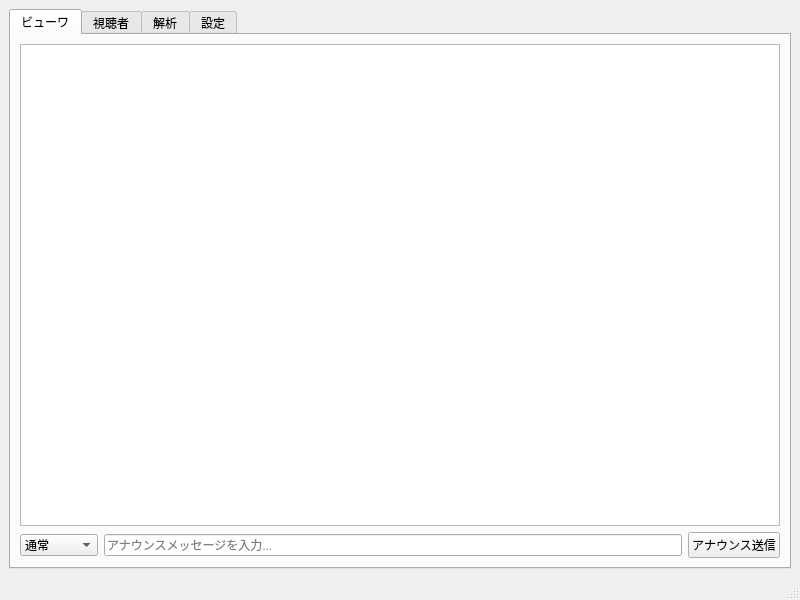
<?xml version='1.0' encoding='utf-8'?>
<ui version="4.0">
 <class>MainWindow</class>
 <widget class="QMainWindow" name="MainWindow">
  <property name="geometry">
   <rect>
    <x>0</x>
    <y>0</y>
    <width>800</width>
    <height>600</height>
   </rect>
  </property>
  <property name="windowTitle">
   <string>TwitchCommentManager</string>
  </property>
  <widget class="QWidget" name="centralwidget">
   <layout class="QVBoxLayout" name="verticalLayout">
    <item>
     <widget class="QTabWidget" name="tabWidget">
      <property name="currentIndex">
       <number>0</number>
      </property>
      <widget class="QWidget" name="tabViewer">
       <attribute name="title">
        <string>ビューワ</string>
       </attribute>
       <layout class="QVBoxLayout" name="verticalLayout_2">
        <item>
         <widget class="QTableView" name="tableViewComments" />
        </item>
        <item>
         <layout class="QHBoxLayout" name="horizontalLayoutAnnouncement">
          <item>
           <widget class="QComboBox" name="comboAnnouncementColor">
            <item>
             <property name="text">
              <string>通常</string>
             </property>
            </item>
            <item>
             <property name="text">
              <string>青</string>
             </property>
            </item>
            <item>
             <property name="text">
              <string>緑</string>
             </property>
            </item>
            <item>
             <property name="text">
              <string>オレンジ</string>
             </property>
            </item>
            <item>
             <property name="text">
              <string>紫</string>
             </property>
            </item>
           </widget>
          </item>
          <item>
           <widget class="QLineEdit" name="lineAnnouncementText">
            <property name="placeholderText">
             <string>アナウンスメッセージを入力...</string>
            </property>
            <property name="maxLength">
             <number>500</number>
            </property>
           </widget>
          </item>
          <item>
           <widget class="QPushButton" name="btnSendAnnouncement">
            <property name="text">
             <string>アナウンス送信</string>
            </property>
           </widget>
          </item>
         </layout>
        </item>
       </layout>
      </widget>
      <widget class="QWidget" name="tabChatters">
       <attribute name="title">
        <string>視聴者</string>
       </attribute>
      </widget>
      <widget class="QWidget" name="tabAnalysis">
       <attribute name="title">
        <string>解析</string>
       </attribute>
       <layout class="QVBoxLayout" name="verticalLayout_3">
        <item><widget class="QTabWidget" name="tabWidgetAnalysis"><property name="tabPosition"><enum>QTabWidget::West</enum></property><widget class="QWidget" name="tabLog"><attribute name="title"><string>解析ログ</string></attribute><layout class="QVBoxLayout" name="verticalLayout_log"><item><widget class="QTextBrowser" name="textBrowserAnalysis" /></item></layout></widget><widget class="QWidget" name="tabStats"><attribute name="title"><string>コメント集計</string></attribute><layout class="QVBoxLayout" name="verticalLayout_stats"><item><layout class="QHBoxLayout" name="horizontalLayout_stats_ctrl"><item><widget class="QComboBox" name="comboGraphType"><item><property name="text"><string>総コメント数推移</string></property></item><item><property name="text"><string>ユーザーごとの推移</string></property></item></widget></item><item><widget class="QComboBox" name="comboGranularity"><item><property name="text"><string>自動</string></property></item><item><property name="text"><string>5秒</string></property></item><item><property name="text"><string>10秒</string></property></item><item><property name="text"><string>30秒</string></property></item><item><property name="text"><string>1分</string></property></item><item><property name="text"><string>5分</string></property></item></widget></item><item><widget class="QComboBox" name="comboTopN"><item><property name="text"><string>TOP 3</string></property></item><item><property name="text"><string>TOP 5</string></property></item><item><property name="text"><string>TOP 10</string></property></item><item><property name="text"><string>全員表示 (100人以下)</string></property></item><property name="currentIndex"><number>2</number></property></widget></item><item><spacer name="horizontalSpacer_stats"><property name="orientation"><enum>Qt::Horizontal</enum></property></spacer></item></layout></item><item><widget class="QChartView" name="chartView"><property name="minimumSize"><size><width>0</width><height>200</height></size></property><property name="maximumSize"><size><width>16777215</width><height>300</height></size></property></widget></item><item><widget class="QLabel" name="labelTotalComments"><property name="text"><string>総コメント数: 0</string></property><property name="font"><font><pointsize>14</pointsize><bold>true</bold></font></property><property name="maximumSize"><size><width>16777215</width><height>30</height></size></property></widget></item><item><widget class="QTableWidget" name="tableUserStats"><property name="maximumSize"><size><width>16777215</width><height>200</height></size></property></widget></item></layout></widget></widget></item></layout>
      </widget>
      <widget class="QWidget" name="tabSettings">
       <attribute name="title">
        <string>設定</string>
       </attribute>
       <layout class="QVBoxLayout" name="verticalLayout_4">
        <item>
         <widget class="QScrollArea" name="scrollAreaSettings">
          <property name="widgetResizable"><bool>true</bool></property>
          <property name="frameShape"><enum>QFrame::NoFrame</enum></property>
          <widget class="QWidget" name="scrollAreaWidgetContents">
           <property name="geometry"><rect><x>0</x><y>0</y><width>780</width><height>600</height></rect></property>
           <layout class="QVBoxLayout" name="verticalLayoutSettingsInner">
            <item>
             <widget class="QPushButton" name="btnStartAuth">
              <property name="text">
               <string>Twitch 連携を開始 (OAuth認証)</string>
              </property>
             </widget>
            </item>
        <item><widget class="QPushButton" name="btnToggleTts"><property name="text"><string>▼ 読み上げ設定</string></property><property name="checkable"><bool>true</bool></property><property name="checked"><bool>true</bool></property><property name="styleSheet"><string>text-align: left; font-weight: bold; padding: 5px;</string></property></widget></item><item><widget class="QGroupBox" name="groupBoxTts">
          <layout class="QVBoxLayout" name="verticalLayoutTts">
           <item>
            <layout class="QHBoxLayout" name="horizontalLayoutEngineSelect">
             <item>
              <widget class="QRadioButton" name="radUseBouyomi">
               <property name="text"><string>棒読みちゃんを使用する</string></property>
               <property name="checked"><bool>true</bool></property>
              </widget>
             </item>
             <item>
              <widget class="QRadioButton" name="radUseVoicevox">
               <property name="text"><string>VOICEVOXを使用する</string></property>
              </widget>
             </item>
            </layout>
           </item>
           <item>
            <widget class="QStackedWidget" name="stackedTtsEngines">
             <widget class="QWidget" name="pageBouyomi">
              <layout class="QFormLayout" name="formLayoutBouyomi">
               <item row="0" column="0">
                <widget class="QLabel" name="labelBouyomiHost">
                 <property name="text"><string>ホスト名:</string></property>
                </widget>
               </item>
               <item row="0" column="1">
                <widget class="QLineEdit" name="editBouyomiHost">
                 <property name="text"><string>127.0.0.1</string></property>
                </widget>
               </item>
               <item row="1" column="0">
                <widget class="QLabel" name="labelBouyomiPort">
                 <property name="text"><string>ポート:</string></property>
                </widget>
               </item>
               <item row="1" column="1">
                <widget class="QSpinBox" name="spinBouyomiPort">
                 <property name="maximum"><number>65535</number></property>
                 <property name="value"><number>50001</number></property>
                </widget>
               </item>
               <item row="2" column="0">
                <widget class="QLabel" name="labelBouyomiExe">
                 <property name="text"><string>実行ファイルパス:</string></property>
                </widget>
               </item>
               <item row="2" column="1">
                <layout class="QHBoxLayout" name="horizontalLayoutBouyomiExe">
                 <item>
                  <widget class="QLineEdit" name="editBouyomiExe"/>
                 </item>
                 <item>
                  <widget class="QPushButton" name="btnBrowseBouyomi">
                   <property name="text"><string>参照...</string></property>
                  </widget>
                 </item>
                </layout>
               </item>
               <item row="3" column="0">
                <widget class="QLabel" name="labelBouyomiVoice">
                 <property name="text"><string>ボイス設定:</string></property>
                </widget>
               </item>
               <item row="3" column="1">
                <widget class="QComboBox" name="comboBouyomiVoice">
                 <item><property name="text"><string>デフォルト (0)</string></property></item>
                 <item><property name="text"><string>女性1 (1)</string></property></item>
                 <item><property name="text"><string>女性2 (2)</string></property></item>
                 <item><property name="text"><string>男性1 (3)</string></property></item>
                 <item><property name="text"><string>男性2 (4)</string></property></item>
                 <item><property name="text"><string>中性 (5)</string></property></item>
                 <item><property name="text"><string>ロボット (6)</string></property></item>
                 <item><property name="text"><string>機械1 (7)</string></property></item>
                 <item><property name="text"><string>機械2 (8)</string></property></item>
                </widget>
               </item>
              </layout>
             </widget>
             <widget class="QWidget" name="pageVoicevox">
              <layout class="QFormLayout" name="formLayoutVoicevox">
               <item row="0" column="0">
                <widget class="QLabel" name="labelVoicevoxHost">
                 <property name="text"><string>ホスト名:</string></property>
                </widget>
               </item>
               <item row="0" column="1">
                <widget class="QLineEdit" name="editVoicevoxHost">
                 <property name="text"><string>127.0.0.1</string></property>
                </widget>
               </item>
               <item row="1" column="0">
                <widget class="QLabel" name="labelVoicevoxPort">
                 <property name="text"><string>ポート:</string></property>
                </widget>
               </item>
               <item row="1" column="1">
                <widget class="QSpinBox" name="spinVoicevoxPort">
                 <property name="maximum"><number>65535</number></property>
                 <property name="value"><number>50021</number></property>
                </widget>
               </item>
               <item row="2" column="0">
                <widget class="QLabel" name="labelVoicevoxExe">
                 <property name="text"><string>実行ファイルパス:</string></property>
                </widget>
               </item>
               <item row="2" column="1">
                <layout class="QHBoxLayout" name="horizontalLayoutVoicevoxExe">
                 <item>
                  <widget class="QLineEdit" name="editVoicevoxExe"/>
                 </item>
                 <item>
                  <widget class="QPushButton" name="btnBrowseVoicevox">
                   <property name="text"><string>参照...</string></property>
                  </widget>
                 </item>
                </layout>
               </item>
               <item row="3" column="0">
                <widget class="QLabel" name="labelVoicevoxSpeaker">
                 <property name="text"><string>話者ID:</string></property>
                </widget>
               </item>
               <item row="3" column="1">
                <widget class="QSpinBox" name="spinVoicevoxSpeaker">
                 <property name="minimum"><number>0</number></property>
                 <property name="maximum"><number>1000</number></property>
                 <property name="value"><number>3</number></property>
                </widget>
               </item>
              </layout>
             </widget>
            </widget>
           </item>
           <item>
            <widget class="Line" name="lineSeparator">
             <property name="orientation">
              <enum>Qt::Horizontal</enum>
             </property>
            </widget>
           </item>
           <item>
            <layout class="QFormLayout" name="formLayoutTtsCommon">
             <item row="0" column="0">
              <widget class="QLabel" name="labelTtsVolume">
               <property name="text"><string>ボリューム:</string></property>
              </widget>
             </item>
             <item row="0" column="1">
              <widget class="QSpinBox" name="spinTtsVolume">
               <property name="minimum"><number>-1</number></property>
               <property name="maximum"><number>100</number></property>
               <property name="value"><number>100</number></property>
              </widget>
             </item>
             <item row="1" column="0">
              <widget class="QLabel" name="labelTtsSpeed">
               <property name="text"><string>速度（スピード）:</string></property>
              </widget>
             </item>
             <item row="1" column="1">
              <layout class="QHBoxLayout" name="horizontalLayoutTtsSpeed">
               <item>
                <widget class="QDoubleSpinBox" name="doubleSpinTtsSpeed">
                 <property name="minimum"><number>50</number></property>
                 <property name="maximum"><number>300</number></property>
                 <property name="value"><number>100</number></property>
                </widget>
               </item>
               <item>
                <widget class="QLabel" name="labelTtsSpeedUnit">
                 <property name="text"><string>%</string></property>
                </widget>
               </item>
              </layout>
             </item>
             <item row="2" column="0">
              <widget class="QLabel" name="labelTtsPitch">
               <property name="text"><string>音程（ピッチ）:</string></property>
              </widget>
             </item>
             <item row="2" column="1">
              <layout class="QHBoxLayout" name="horizontalLayoutTtsPitch">
               <item>
                <widget class="QDoubleSpinBox" name="doubleSpinTtsPitch">
                 <property name="minimum"><number>50</number></property>
                 <property name="maximum"><number>200</number></property>
                 <property name="value"><number>100</number></property>
                </widget>
               </item>
               <item>
                <widget class="QLabel" name="labelTtsPitchUnit">
                 <property name="text"><string>%</string></property>
                </widget>
               </item>
              </layout>
             </item>
             <item row="3" column="0">
              <widget class="QLabel" name="labelTtsAutoStart">
               <property name="text"><string>連動起動:</string></property>
              </widget>
             </item>
             <item row="3" column="1">
              <widget class="QCheckBox" name="chkTtsAutoStart">
               <property name="text"><string>起動時に読み上げツールを自動起動する</string></property>
              </widget>
             </item>
             <item row="4" column="1">
              <widget class="QCheckBox" name="chkTtsAutoStop">
               <property name="text"><string>終了時に読み上げツールを自動終了する</string></property>
              </widget>
             </item>
             <item row="5" column="0">
              <widget class="QLabel" name="labelTtsIgnore">
               <property name="text"><string>除外ユーザー (カンマ区切り):</string></property>
              </widget>
             </item>
             <item row="5" column="1">
              <widget class="QLineEdit" name="editTtsIgnoreUsers">
               <property name="placeholderText"><string>Nightbot, Moobot, StreamElements</string></property>
              </widget>
             </item>
             <item row="6" column="0">
              <widget class="QLabel" name="labelTtsTest">
               <property name="text"><string>テスト送信:</string></property>
              </widget>
             </item>
             <item row="6" column="1">
              <layout class="QHBoxLayout" name="horizontalLayoutTtsTest">
               <item>
                <widget class="QLineEdit" name="editTtsTestText">
                 <property name="placeholderText"><string>テスト用メッセージ</string></property>
                </widget>
               </item>
               <item>
                <widget class="QPushButton" name="btnTestTts">
                 <property name="text"><string>テスト送信</string></property>
                </widget>
               </item>
              </layout>
             </item>
             <item row="7" column="1">
              <widget class="QPushButton" name="btnSaveTts">
               <property name="text"><string>設定を保存</string></property>
              </widget>
             </item>
            </layout>
           </item>
          </layout>
         </widget>
        </item><item><widget class="QPushButton" name="btnToggleObs"><property name="text"><string>▼ OBS連携設定</string></property><property name="checkable"><bool>true</bool></property><property name="checked"><bool>true</bool></property><property name="styleSheet"><string>text-align: left; font-weight: bold; padding: 5px;</string></property></widget></item><item><widget class="QGroupBox" name="groupBoxObs">
          <layout class="QVBoxLayout" name="verticalLayoutObs">
           <item>
            <widget class="QCheckBox" name="chkObsFileOutput">
             <property name="text"><string>コメントをテキストファイルに出力する</string></property>
            </widget>
           </item>
           <item><widget class="QLabel" name="labelObsPort"><property name="text"><string>HTTPサーバーポート:</string></property></widget></item><item><widget class="QSpinBox" name="spinObsPort"><property name="minimum"><number>1</number></property><property name="maximum"><number>65535</number></property><property name="value"><number>8081</number></property></widget></item><item><widget class="QLabel" name="labelObsOverlay"><property name="text"><string>オーバーレイファイル:</string></property></widget></item><item><layout class="QHBoxLayout" name="hlayoutObsOverlay"><item><widget class="QComboBox" name="comboObsOverlay" /></item><item><widget class="QPushButton" name="btnOpenOverlayFolder"><property name="text"><string>フォルダを開く</string></property></widget></item></layout></item><item>
             <widget class="QGroupBox" name="groupBoxObsPhysics">
              <property name="title">
               <string>物理アバターオーバーレイ設定</string>
              </property>
              <layout class="QFormLayout" name="formLayoutObsPhysics">
               <item row="0" column="0">
                <widget class="QLabel" name="lblAvatarMinSize">
                 <property name="text">
                  <string>最小サイズ (px):</string>
                 </property>
                </widget>
               </item>
               <item row="0" column="1">
                <widget class="QSpinBox" name="spinObsAvatarMinSize">
                 <property name="minimum"><number>10</number></property>
                 <property name="maximum"><number>500</number></property>
                 <property name="value"><number>50</number></property>
                </widget>
               </item>
               <item row="1" column="0">
                <widget class="QLabel" name="lblAvatarMaxSize">
                 <property name="text">
                  <string>最大サイズ (px):</string>
                 </property>
                </widget>
               </item>
               <item row="1" column="1">
                <widget class="QSpinBox" name="spinObsAvatarMaxSize">
                 <property name="minimum"><number>10</number></property>
                 <property name="maximum"><number>500</number></property>
                 <property name="value"><number>150</number></property>
                </widget>
               </item>
               <item row="2" column="0">
                <widget class="QLabel" name="lblBounceFactor">
                 <property name="text">
                  <string>バウンド反発力 (%):</string>
                 </property>
                </widget>
               </item>
               <item row="2" column="1">
                <widget class="QSpinBox" name="spinObsBounceFactor">
                 <property name="minimum"><number>0</number></property>
                 <property name="maximum"><number>100</number></property>
                 <property name="value"><number>30</number></property>
                </widget>
               </item>
                <item row="3" column="0">
                 <widget class="QLabel" name="lblBrowserWidth">
                  <property name="text">
                   <string>OBS解像度 幅 (px):</string>
                  </property>
                 </widget>
                </item>
                <item row="3" column="1">
                 <widget class="QSpinBox" name="spinObsBrowserWidth">
                  <property name="minimum"><number>100</number></property>
                  <property name="maximum"><number>7680</number></property>
                  <property name="value"><number>800</number></property>
                 </widget>
                </item>
                <item row="4" column="0">
                 <widget class="QLabel" name="lblBrowserHeight">
                  <property name="text">
                   <string>OBS解像度 高さ (px):</string>
                  </property>
                 </widget>
                </item>
                <item row="4" column="1">
                 <widget class="QSpinBox" name="spinObsBrowserHeight">
                  <property name="minimum"><number>100</number></property>
                  <property name="maximum"><number>4320</number></property>
                  <property name="value"><number>600</number></property>
                 </widget>
                </item>
                <item row="5" column="0">
                 <widget class="QLabel" name="lblEffectSymbols">
                  <property name="text">
                   <string>エフェクト記号 (カンマ区切り):</string>
                  </property>
                 </widget>
                </item>
                <item row="5" column="1">
                 <widget class="QLineEdit" name="editObsEffectSymbols">
                  <property name="text">
                   <string>♥,♦,♣,♠</string>
                  </property>
                 </widget>
                </item>
                <item row="6" column="0">
                 <widget class="QLabel" name="lblEffectSize">
                  <property name="text">
                   <string>エフェクトサイズ (px):</string>
                  </property>
                 </widget>
                </item>
                <item row="6" column="1">
                 <widget class="QSpinBox" name="spinObsEffectSize">
                  <property name="minimum"><number>5</number></property>
                  <property name="maximum"><number>100</number></property>
                  <property name="value"><number>20</number></property>
                 </widget>
                </item>
                <item row="7" column="0">
                 <widget class="QLabel" name="lblEffectCount">
                  <property name="text">
                   <string>エフェクト放出量 (個):</string>
                  </property>
                 </widget>
                </item>
                <item row="7" column="1">
                 <widget class="QSpinBox" name="spinObsEffectCount">
                  <property name="minimum"><number>1</number></property>
                  <property name="maximum"><number>50</number></property>
                  <property name="value"><number>5</number></property>
                 </widget>
                </item>
                <item row="8" column="0" colspan="2">
                 <widget class="QLabel" name="lblObsPhysicsPreview">
                  <property name="text">
                   <string>サイズプレビュー: [ 50px 〜 150px ]</string>
                  </property>
                  <property name="alignment">
                   <set>Qt::AlignCenter</set>
                  </property>
                  <property name="styleSheet">
                   <string>color: gray; font-style: italic;</string>
                  </property>
                 </widget>
                </item>
               </layout>
             </widget>
            </item><item>
             <widget class="QCheckBox" name="chkObsWebSocket">
              <property name="text"><string>OBSブラウザソース連携（WebSocketサーバー）を有効にする</string></property>
             </widget>
            </item>
            <item><layout class="QHBoxLayout" name="horizontalLayoutObsUrl"><item><widget class="QLabel" name="labelObsUrl"><property name="text"><string>ブラウザソースURL:</string></property></widget></item><item><widget class="QLineEdit" name="editObsUrl"><property name="readOnly"><bool>true</bool></property><property name="text"><string>http://localhost:8080 (あるいは overlay.html を直接読み込み)</string></property></widget></item><item><widget class="QPushButton" name="btnCopyObsUrl"><property name="text"><string>URLコピー</string></property></widget></item></layout></item><item>
            <widget class="QPushButton" name="btnSaveObs">
             <property name="text"><string>OBS設定を保存</string></property>
            </widget>
           </item>
          </layout>
         </widget>
        </item><item><widget class="QPushButton" name="btnToggleBot"><property name="text"><string>▼ 解析・集計設定 (ボット除外)</string></property><property name="checkable"><bool>true</bool></property><property name="checked"><bool>true</bool></property><property name="styleSheet"><string>text-align: left; font-weight: bold; padding: 5px;</string></property></widget></item><item><widget class="QGroupBox" name="groupBoxBot"><layout class="QVBoxLayout" name="verticalLayoutBot"><item><widget class="QLabel" name="labelBot"><property name="text"><string>除外するボットユーザー名 (カンマ区切り):</string></property></widget></item><item><widget class="QLineEdit" name="editBotUsers"><property name="placeholderText"><string>Nightbot, Moobot, StreamElements</string></property></widget></item><item><widget class="QPushButton" name="btnSaveBot"><property name="text"><string>解析設定を保存</string></property></widget></item></layout></widget></item><item><widget class="QPushButton" name="btnToggleDb"><property name="text"><string>▼ データベース管理 (履歴クリア)</string></property><property name="checkable"><bool>true</bool></property><property name="checked"><bool>true</bool></property><property name="styleSheet"><string>text-align: left; font-weight: bold; padding: 5px;</string></property></widget></item><item><widget class="QGroupBox" name="groupBoxDb"><layout class="QHBoxLayout" name="horizontalLayoutDb"><item><widget class="QPushButton" name="btnLaunchDbViewer"><property name="text"><string>データベースビューアを起動</string></property><property name="minimumHeight"><number>30</number></property></widget></item></layout></widget></item>            <item>
             <spacer name="verticalSpacer">
              <property name="orientation">
               <enum>Qt::Vertical</enum>
              </property>
              <property name="sizeHint" stdset="0">
               <size>
                <width>20</width>
                <height>40</height>
               </size>
              </property>
             </spacer>
            </item>
           </layout>
          </widget>
         </widget>
        </item>
       </layout>
      </widget>
     </widget>
    </item>
   </layout>
  </widget>
  <widget class="QStatusBar" name="statusbar" />
 </widget>
 <resources />
 <connections />
<customwidgets><customwidget><class>QChartView</class><extends>QGraphicsView</extends><header>QtCharts/QChartView</header><container>1</container></customwidget></customwidgets></ui>
